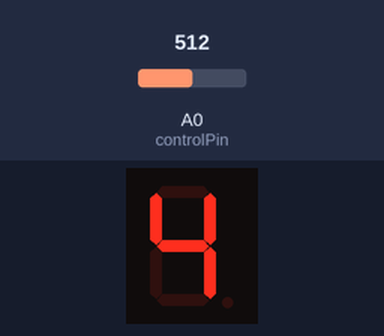
This sketch was run on a simulated Arduino Uno, built with avr-gcc and run on an emulated ATmega328P. On the bench: 1-digit seven-segment display. Wiring (inferred from the names in the program): 1-digit 7-segment display, segments lit when HIGH: segments pin 2, pin 3, pin 4, pin 5, pin 6, pin 7, pin 8. Inputs (shaded band) come from the test bench; at power-on: A0 (controlPin) = 512. The segment pins are drawn as the display they are named for.

Above: at 1.2 s.
1.3 s: A0 (controlPin) set to 716
At 2.3 s:
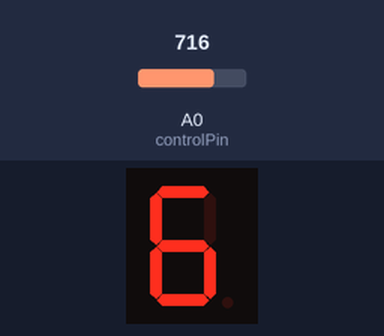
2.8 s: A0 (controlPin) set to 900
At 3.6 s:
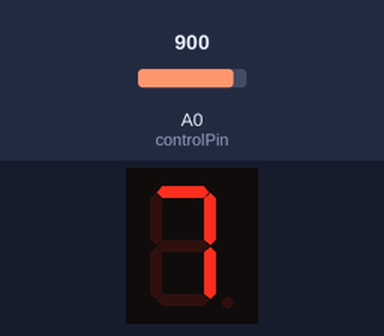
4.3 s: A0 (controlPin) set to 1023
At 4.8 s:
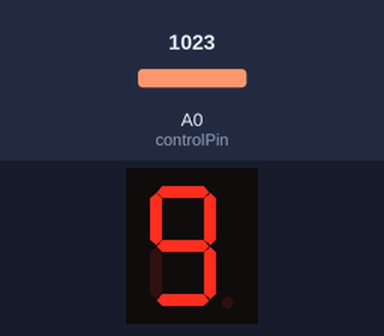
Timing chart, 0 to 7.3 s (numbered marks = the images above; inputs shaded):
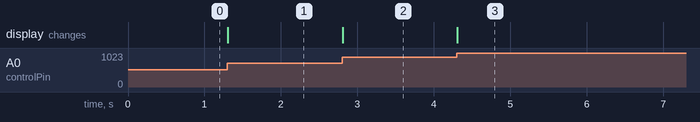

The sketch:

Displaypot.ino
```cpp
int a = 2;
int b = 3;
int c = 4;
int d = 5;
int e = 6;
int f = 7;
int g = 8;
int digitPins[7] = {a, b, c, d, e, f, g};
int controlPin = A0;

void setup() {
  for (int i = 0; i < 7; i++) {
    pinMode(digitPins[i], OUTPUT);
  }
  pinMode(controlPin, INPUT);
}

void loop() {
  int potValue = analogRead(controlPin);
  int num = map(potValue, 0, 1023, 0, 9);
  displayNumber(num);
  delay(100);
}

void displayNumber(int num) {
  byte segments[10][7] = {
    {1, 1, 1, 1, 1, 1, 0}, // 0
    {0, 1, 1, 0, 0, 0, 0}, // 1
    {1, 1, 0, 1, 1, 0, 1}, // 2
    {1, 1, 1, 1, 0, 0, 1}, // 3
    {0, 1, 1, 0, 0, 1, 1}, // 4
    {1, 0, 1, 1, 0, 1, 1}, // 5
    {1, 0, 1, 1, 1, 1, 1}, // 6
    {1, 1, 1, 0, 0, 0, 0}, // 7
    {1, 1, 1, 1, 1, 1, 1}, // 8
    {1, 1, 1, 1, 0, 1, 1}  // 9
  };

  for (int i = 0; i < 7; i++) {
    digitalWrite(digitPins[i], segments[num][i]);
  }
}
```

Measured:
- after the input at 1.3 s, the display: changes at once (image 1)
- after the input at 2.8 s, the display: changes at once (image 2)
- after the input at 4.3 s, the display: changes at once (image 3)
